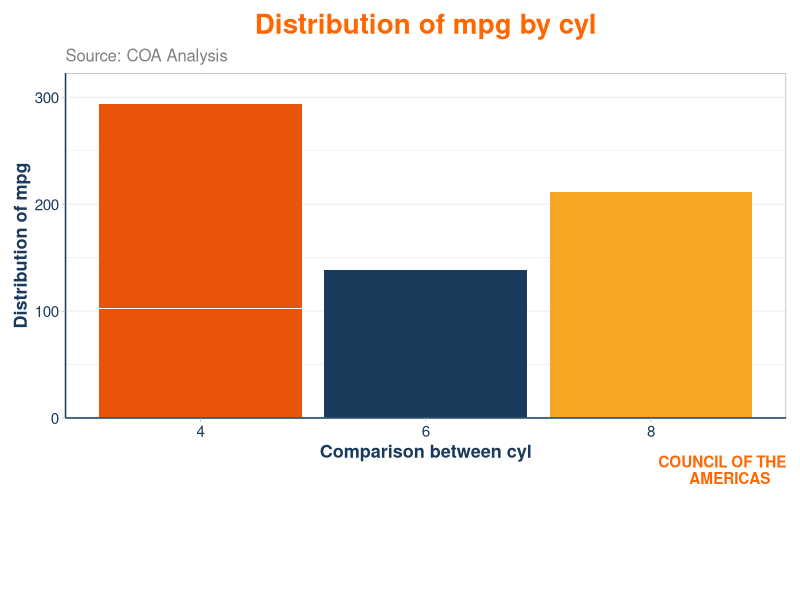
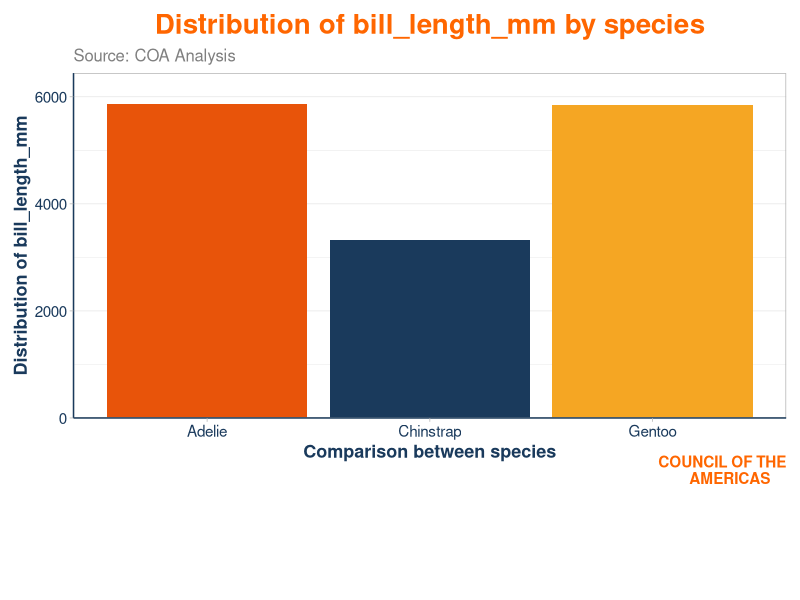

The R source for these figures, in order:
## ---- chunk 1
plot_coa <- function(data, grouping, y_var){
  require(ggplot2)
  require(patchwork)
  require(dplyr)

coa_colors <- c("#E8540A", "#1A3A5C", "#F5A623", "#2E86AB", "#A8C686")

  plot <- 
    data |> 
    select({{ grouping }}, {{ y_var }}) |> 
    group_by({{ grouping }}) |> 
    mutate({{ grouping }} := as.factor({{ grouping }})) |> 
    ggplot(aes(x = {{grouping}}, y = {{ y_var }})) +
    geom_col(aes(fill = {{grouping}})) +
    scale_fill_manual(values = coa_colors) +
    scale_y_continuous(expand = expansion(mult = c(0, 0.1))) +
    labs(
      title = rlang::englue("Distribution of {{ y_var }} by {{ grouping }}"),
      subtitle = "Source: COA Analysis",
      x = rlang::englue ("Comparison between {{ grouping }}"),
      y = rlang::englue ("Distribution of {{ y_var }}"),
      tag = "COUNCIL OF THE\nAMERICAS    "
    ) +
    theme_light() +
    theme(
      plot.title = element_text(
        size = 20, 
        face = "bold",
        hjust = 0.5,
        color = "#FF6600"),
      plot.tag = element_text(
        face = "bold",
        size = 11,
        hjust = 1,
        vjust = 0,
        color = "#FF6600"),
      plot.tag.position = c(1,-0.05),
      plot.margin = margin(t = 10, r = 10, b = 100, l = 10), 
      legend.position = "none",
      plot.subtitle = element_text(size = 12, color = "gray50"),
      panel.grid.major.y = element_line(color = "gray90"),
      panel.grid.major.x = element_blank(),
      axis.line = element_line(color = "#1A3A5C"),
      axis.text = element_text(color = "#1A3A5C", size = 11),
      axis.title = element_text(
        color = "#1A3A5C",
        face = "bold",
        size = 13),
      strip.background = element_rect(fill = "#1A3A5C"),
      strip.text = element_text(
        color = "white",
        face = "bold",
        size = 11)
    )
  
  return(plot)
}
## ---- chunk 2
#| fig-width: 10
#| fig-height: 8
#| message: false
#| warning: false
#Dataset: mtcars
plot_coa(mtcars, cyl, mpg)

#Dataset: palmerpenguins
library(palmerpenguins)
plot_coa(penguins, species, bill_length_mm)
